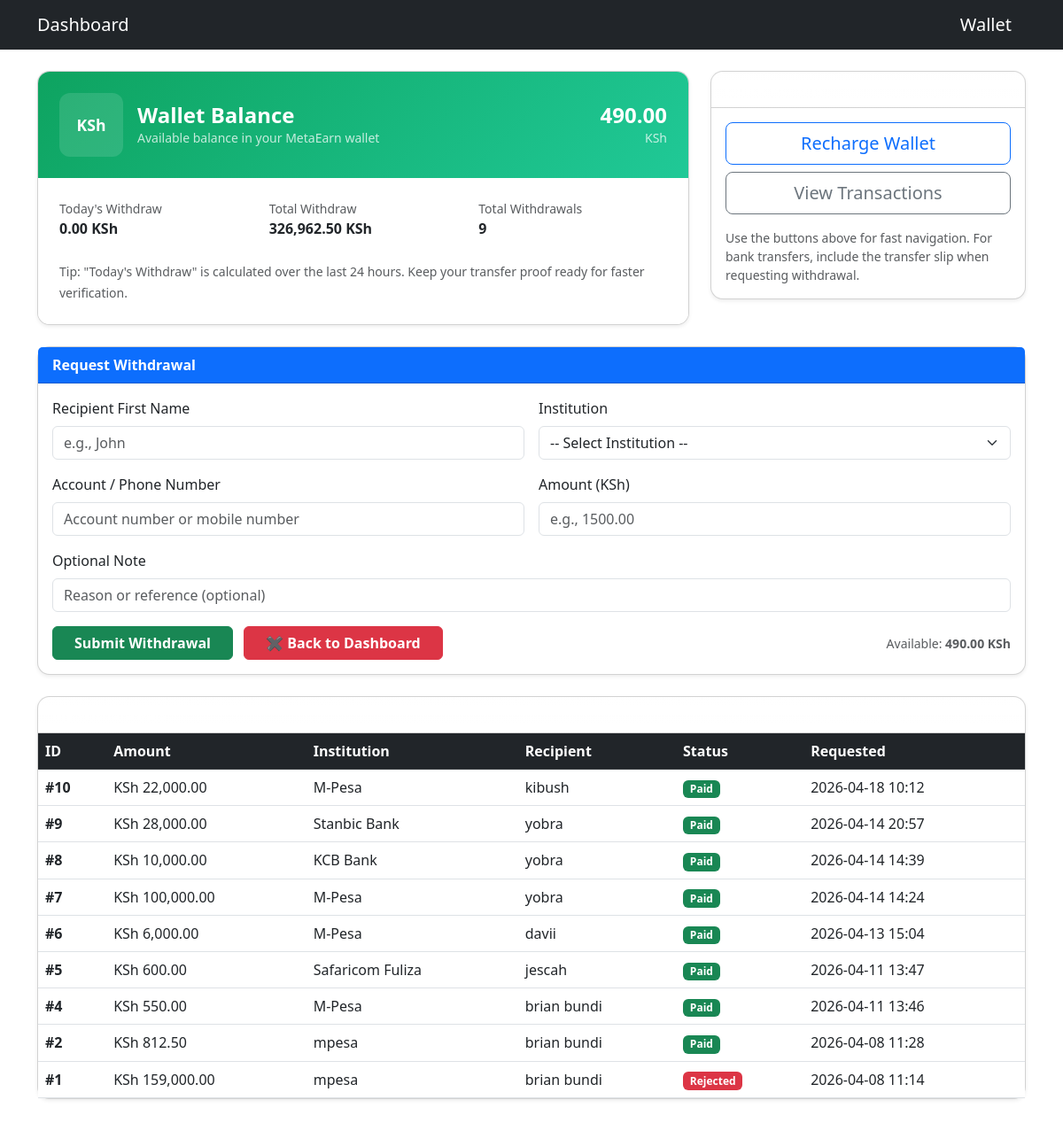
Page /withdraw (signed in) on the earlier database version.
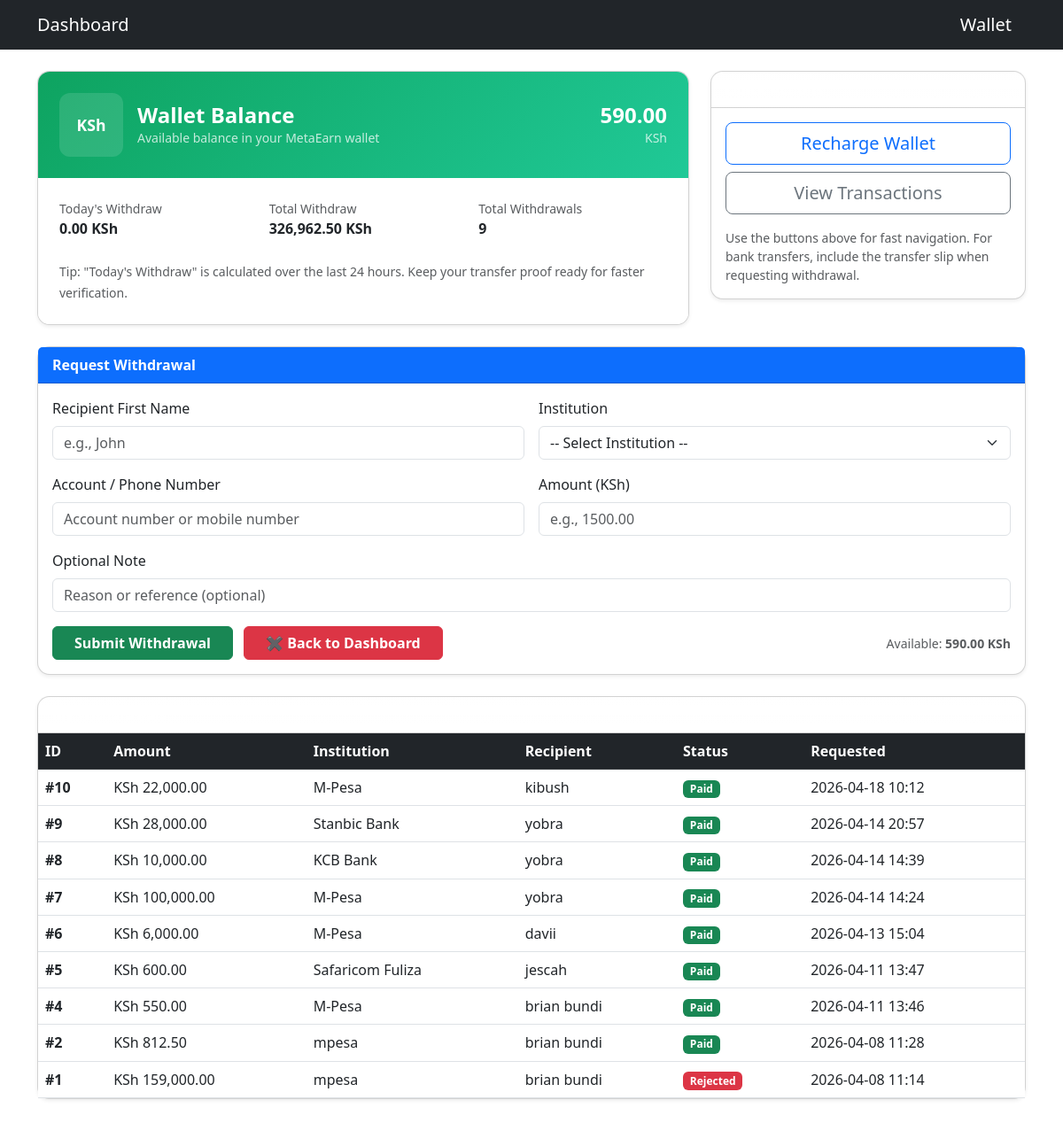
Same page on the later database version.
### models.py (models this page shows, shortened)
class User(db.Model, UserMixin):
    __tablename__ = "user"
    id = db.Column(db.Integer, primary_key=True)
    email = db.Column(db.String(120), unique=True, nullable=False)
    password = db.Column(db.String(200), nullable=False)
    is_admin = db.Column(db.Boolean, default=False, nullable=False)
    tutorial_seen = db.Column(db.Boolean, default=False, nullable=False)
    wallet_balance = db.Column(db.Float, default=0.0, nullable=False)
    total_views = db.Column(db.Integer, default=0, nullable=False)
    total_earnings = db.Column(db.Float, default=0.0, nullable=False)
    total_withdraw = db.Column(db.Float, default=0.0, nullable=False)
    total_recharge = db.Column(db.Float, default=0.0, nullable=False)
    profile_image = db.Column(db.String(200))
    last_checkin = db.Column(db.DateTime, nullable=True)
    referral_code = db.Column(
        db.String(20),
        unique=True,
        default=lambda: str(uuid.uuid4())[:8],
        nullable=False
    )
    referred_by = db.Column(db.Integer, db.ForeignKey("user.id"), nullable=True)
    referrals = db.relationship("User", backref=db.backref("referrer", remote_side=[id]))
    recharges = db.relationship("Recharge", back_populates="user", lazy=True)
    withdrawals = db.relationship("Withdrawal", back_populates="user", lazy=True)
    purchases = db.relationship("Purchase", back_populates="user", lazy=True)

### app.py (the view, shortened to what this page needs)
@app.route('/withdraw', methods=['GET', 'POST'])
@login_required
def withdraw():
    try:
        now = datetime.utcnow()
        last_24h = now - timedelta(hours=24)
        todays_withdraw = db.session.query(
            func.coalesce(func.sum(Withdrawal.amount), 0.0)
        ).filter(
            Withdrawal.user_id == current_user.id,
            Withdrawal.created_at >= last_24h
        ).scalar() or 0.0
        total_withdraw = db.session.query(
            func.coalesce(func.sum(Withdrawal.amount), 0.0)
        ).filter(
            Withdrawal.user_id == current_user.id
        ).scalar() or 0.0
        withdrawals = Withdrawal.query.filter_by(user_id=current_user.id).order_by(Withdrawal.created_at.desc()).all()
        try:
            transactions_url = url_for('transactions')
        except Exception:
            transactions_url = None
        return render_template(
            'withdraw.html',
            current_user=current_user,
            withdrawals=withdrawals,
            todays_withdraw=todays_withdraw,
            total_withdraw=total_withdraw,
            transactions_url=transactions_url
        )
    except Exception as e:
        traceback.print_exc()
        flash('An error occurred while loading withdrawals. Try again later.', 'withdrawal')
        return render_template(
            'withdraw.html',
            current_user=current_user,
            withdrawals=[],
            todays_withdraw=0.0,
            total_withdraw=0.0,
            transactions_url=None
        )

### app.py (called while the page is built)
@login_manager.user_loader
def load_user(user_id):
    return User.query.get(int(user_id))

@app.before_request
def restrict_admin_pages():
    if request.path.startswith("/admin"):
        if not current_user.is_authenticated:
            return redirect(url_for("login"))
        if not getattr(current_user, "is_admin", False):
            return "Unauthorized", 403

### templates/withdraw.html (shortened to what the changed rows need)
{% extends "base.html" %}
{% block content %}
<div class="row g-4 mb-4">
  <div class="col-12 col-lg-8">
    <div class="card shadow-sm" style="border-radius:14px; overflow:hidden;">
      <div class="d-flex align-items-center p-4" style="background:linear-gradient(135deg,#0ea360,#20c997); color:#fff;">
        <div class="ms-auto text-end">
          <div class="h4 mb-0 fw-bold">
            {{ '{:,.2f}'.format((current_user.wallet_balance|default(0))|float) }}
          </div>
          <div class="small opacity-75">KSh</div>
        </div>
      </div>
    </div>
  </div>
</div>
<div class="card mb-4 shadow-sm" style="border-radius:14px;">
  <div class="card-body">
    <form id="withdrawForm" method="POST" class="row g-3" novalidate>
      <div class="col-12 d-flex justify-content-between align-items-center">
        <div class="text-end">
          <small class="text-muted">Available: <strong>
            {{ '{:,.2f}'.format((current_user.wallet_balance|default(0))|float) }} KSh
          </strong></small>
        </div>
      </div>
    </form>
  </div>
</div>
<div class="card shadow-sm mb-5" style="border-radius:14px;">
  <div class="card-body p-0">
    <div class="table-responsive" style="max-height:520px; overflow:auto;">
      <table class="table table-hover mb-0 align-middle">
        <thead class="table-dark">
          <tr>
            <th scope="col">ID</th>
            <th scope="col">Amount</th>
            <th scope="col">Institution</th>
            <th scope="col">Recipient</th>
            <th scope="col">Status</th>
            <th scope="col">Requested</th>
          </tr>
        </thead>
      </table>
    </div>
  </div>
</div>
{% endblock %}

Differences in the rows shown:
changed User: wallet_balance "490.00" → "590.00"
